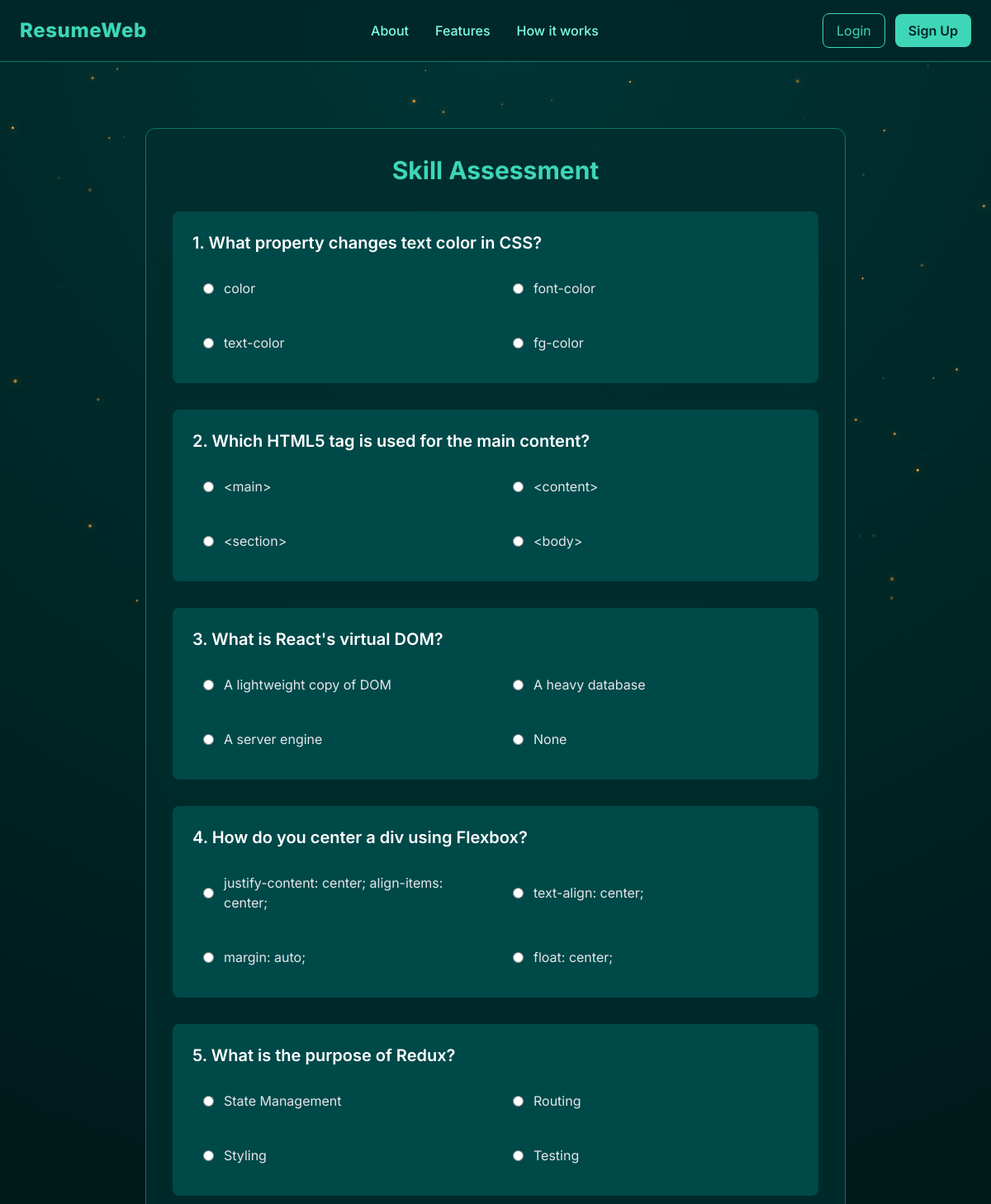
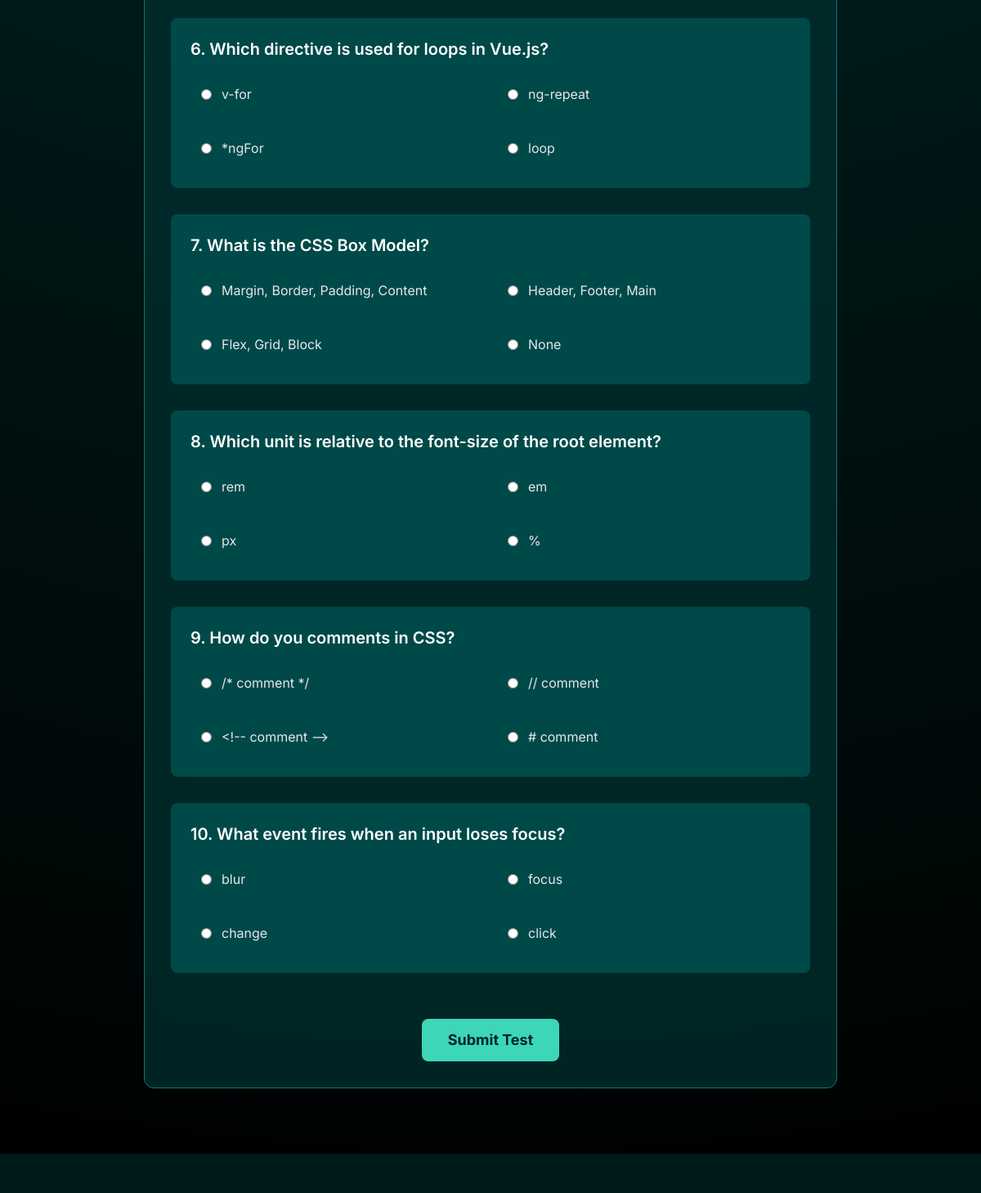
The page /test/9/ on the database its author committed (2 pictures, top to bottom).
### assessment/models.py (models this page shows, shortened)
class Question(models.Model):
    job_role = models.ForeignKey(JobRole, on_delete=models.CASCADE, related_name='questions')
    text = models.CharField(max_length=500)
    options = models.JSONField(default=list)
    correct_answer = models.CharField(max_length=200)

### assessment/views.py (the view, shortened to what this page needs)
# urls.py: path('test/<int:resume_id>/', take_test, name='take_test'),
def take_test(request, resume_id):
    resume = Resume.objects.get(id=resume_id)
    questions = Question.objects.filter(job_role=resume.job_role)
    return render(request, 'test.html', {'resume': resume, 'questions': questions})

### templates/test.html (shortened to what this page needs)
{% extends 'base.html' %}
{% block content %}
<section class="max-w-4xl mx-auto px-6 py-20">
    <div class="bg-[#002d2d]/80 backdrop-blur p-8 rounded-xl shadow border border-[#0f766e]">
        <h2 class="text-3xl font-bold text-[#3dd6b8] mb-2 text-center">Skill Assessment</h2>
        <form method="post" class="space-y-8">
            {% for q in questions %}
            <div class="bg-[#004949] p-6 rounded-lg">
                <p class="text-xl font-semibold text-white mb-4">{{ forloop.counter }}. {{ q.text }}</p>
                <div class="grid grid-cols-1 md:grid-cols-2 gap-4">
                    {% for option in q.options %}
                    <label
                        class="flex items-center space-x-3 cursor-pointer p-3 rounded hover:bg-[#003636] transition border border-transparent hover:border-[#3dd6b8]">
                        <input type="radio" name="question_{{ q.id }}" value="{{ option }}"
                            class="form-radio text-[#3dd6b8] focus:ring-[#3dd6b8]" required>
                        <span class="text-gray-200">{{ option }}</span>
                    </label>
                    {% endfor %}
                </div>
            </div>
            {% empty %}
            <p class="text-center text-gray-400">No questions available for this role yet.</p>
            {% endfor %}
            {% if questions %}
            <div class="text-center pt-6">
                <button type="submit"
                    class="bg-[#3dd6b8] text-[#002727] px-8 py-3 rounded-lg font-bold text-lg hover:shadow-[0_0_20px_#3dd6b8] transition">
                    Submit Test
                </button>
            </div>
            {% endif %}
        </form>
    </div>
</section>
{% endblock %}

### templates/base.html (style rules this page uses)
body { font-family: 'Inter', sans-serif; background: radial-gradient(circle at top, #003636, #001a1a, #000); overflow-x: hidden; }

### rows shown on the page
Question: text "What property changes text color in CSS?", options "color" "font-color" "text-color" "fg-color"
Question: text "Which HTML5 tag is used for the main content?", options "<main>" "<content>" "<section>" "<body>"
Question: text "What is React's virtual DOM?", options "A lightweight copy of DOM" "A heavy database" "A server engine" "None"
Question: text "How do you center a div using Flexbox?", options "justify-content: center; align-items: center;" "text-align: center;" "margin: auto;" "float: center;"
Question: text "What is the purpose of Redux?", options "State Management" "Routing" "Styling" "Testing"
Question: text "Which directive is used for loops in Vue.js?", options "v-for" "ng-repeat" "*ngFor" "loop"
Question: text "What is the CSS Box Model?", options "Margin, Border, Padding, Content" "Header, Footer, Main" "Flex, Grid, Block" "None"
Question: text "Which unit is relative to the font-size of the root element?", options "rem" "em" "px" "%"
Question: text "How do you comments in CSS?", options "/* comment */" "// comment" "<!-- comment -->" "# comment"
Question: text "What event fires when an input loses focus?", options "blur" "focus" "change" "click"
